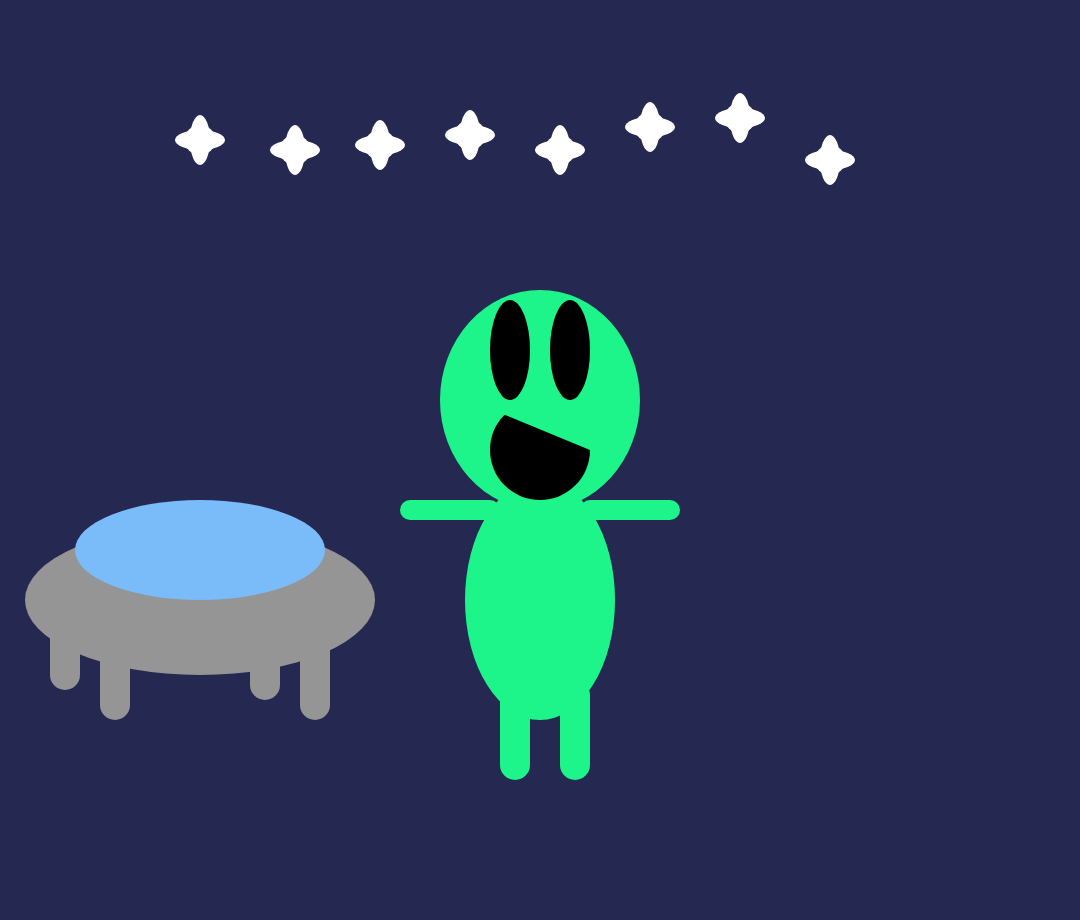
Frame 1 (no input)
Frame 60 (no input): identical to frame 1, image omitted
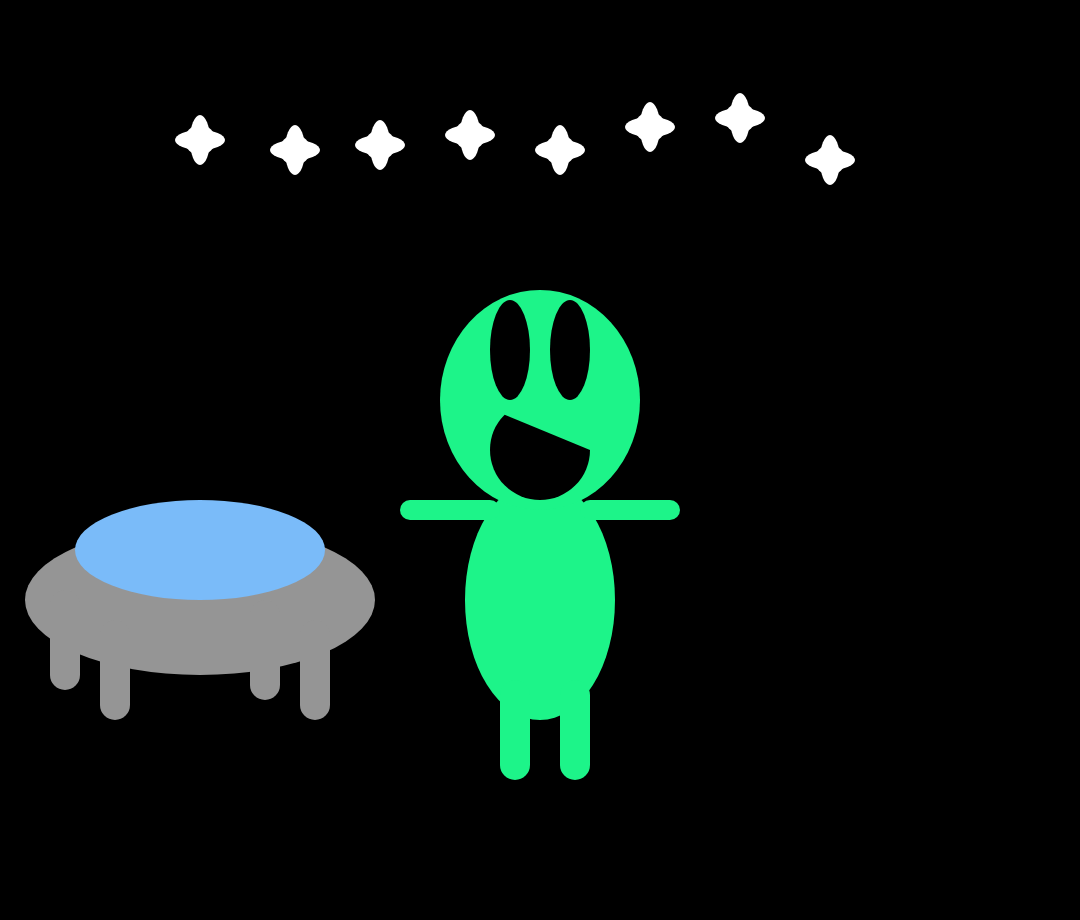
Frame 120 (the mouse pressed at the canvas centre since frame 60)

The p5.js sketch that drew these frames (run headless with seeded random() and noise() and a simulated clock; from frame 60 on, the mouse is pressed at the canvas centre):

// p5.js sketch
// ── sketch.js
function setup() {
    createCanvas(1080, 920);
  }

  
  function draw() {
    //Fondo azul pastel
    background('#252850');
  
    //Hacer que el cielo cambie de color
    if (mouseIsPressed) {
        background('#000000');
    }
    
    // Cielo con estrellas
    fill('#ffff');
    noStroke();
    ellipse(200,140, 20,50);
    ellipse(200,140, 50,20);
    ellipse(200,140, 31,30);
    
    noStroke();
    ellipse(295,150, 20,50);
    ellipse(295,150, 50,20);
    ellipse(295,150, 31,30);
    
    noStroke();
    ellipse(380,145, 20,50);
    ellipse(380,145, 50,20);
    ellipse(380,145, 31,30);
    
    noStroke();
    ellipse(470,135, 20,50);
    ellipse(470,135, 50,20);
    ellipse(470,135, 31,30);

    noStroke();
    ellipse(560,150, 20,50);
    ellipse(560,150, 50,20);
    ellipse(560,150, 31,30);

    noStroke();
    ellipse(650,127, 20,50);
    ellipse(650,127, 50,20);
    ellipse(650,127, 31,30);

    noStroke();
    ellipse(740,118, 20,50);
    ellipse(740,118, 50,20);
    ellipse(740,118, 31,30);

    noStroke();
    ellipse(830,160, 20,50);
    ellipse(830,160, 50,20);
    ellipse(830,160, 31,30);

    //Creando cuerpo y cabeza de dragon con espinas y alas

    


    //Creando cuerpo y cabeza de dragon con espinas y alas
    
    //Creando cuerpo y cabeza de alienigena
    fill('#1df489');
    ellipse(540, 600, 150, 240); //Cuerpo
    ellipse(540, 400, 200, 220); //Cabeza

    //Creando ojos
    fill('#000000');
    ellipse(510, 350, 40, 100);
    ellipse(570, 350, 40, 100);
  
    //Creando sonrisa 
    fill('#000000');
    arc(540, 450, 100, 100, 0, PI + QUARTER_PI, CHORD);
    
    //Creando piernas
    fill('#1df489');
    rect(500, 680, 30, 100 ,20);
    rect(560, 680, 30, 100, 20); 
     
    //Creando brazos
    fill('#1df489');
    rect(400, 500, 100, 20 ,20);
    rect(580, 500, 100, 20 , 20);
    
    //Platillo volador
    fill('#959595')
    ellipse(200, 600, 350, 150);
    fill('#7abbf9')
    ellipse(200, 550, 250, 100);
    fill('#959595');
    rect(100, 620, 30, 100 ,20);
    rect(300, 620, 30, 100, 20); 
    rect(50, 590, 30, 100 ,20);
    rect(250, 600, 30, 100, 20); 
    
    

}        
